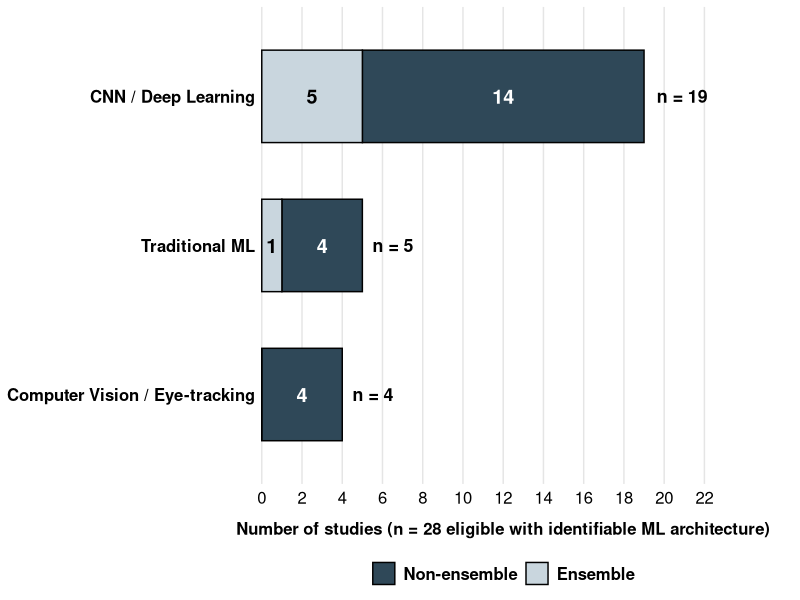
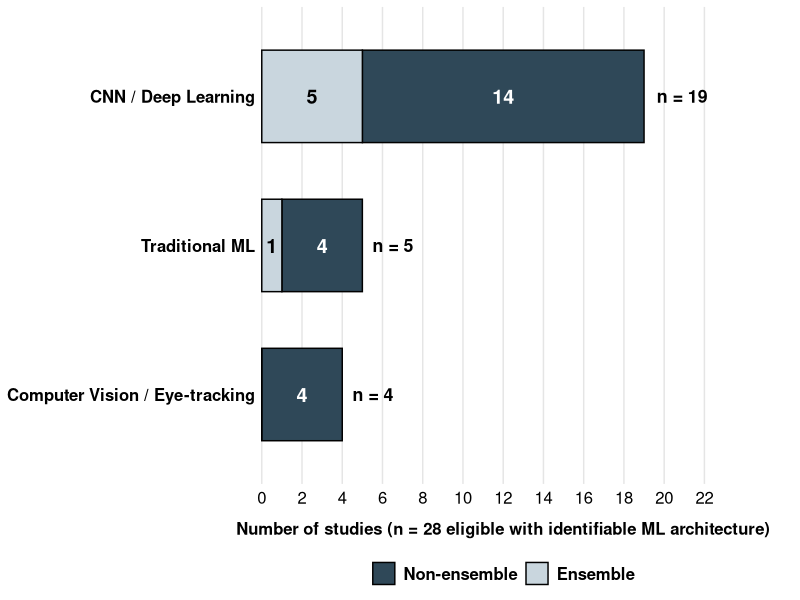

The R source for these figures, in order:
library(ggplot2)
library(dplyr)

master <- read.csv("../data/extraction_master.csv", stringsAsFactors = FALSE, encoding = "UTF-8")
ml <- subset(master, ml_architecture == 1)
families <- c("CNN / Deep Learning", "Traditional ML", "Computer Vision / Eye-tracking")

df_arch <- expand.grid(
  Configuration = c("Non-ensemble", "Ensemble"),
  Family = families,
  stringsAsFactors = FALSE
)[, c("Family", "Configuration")]
df_arch$Studies <- mapply(
  function(f, cfg) sum(ml$model_family == f & ml$ensemble == ifelse(cfg == "Ensemble", 1, 0)),
  df_arch$Family, df_arch$Configuration
)
n_ml <- nrow(ml)
x_upper <- ceiling(max(tapply(df_arch$Studies, df_arch$Family, sum)) * 1.15 / 2) * 2 + 2

df_arch$Family <- factor(
  df_arch$Family,
  levels = c(
    "Computer Vision / Eye-tracking",
    "Traditional ML",
    "CNN / Deep Learning"
  )
)

df_arch$Configuration <- factor(
  df_arch$Configuration,
  levels = c("Non-ensemble", "Ensemble")
)

totals <- df_arch %>%
  group_by(Family) %>%
  summarise(Total = sum(Studies))

colors_conf <- c(
  "Non-ensemble" = "#2F4858",
  "Ensemble"     = "#C9D6DE"
)

p <- ggplot(df_arch, aes(x = Studies, y = Family, fill = Configuration)) +
  geom_bar(
    stat = "identity",
    width = 0.62,
    colour = "black",
    linewidth = 0.5
  ) +
  geom_text(
    aes(
      label = ifelse(Studies > 0, Studies, ""),
      colour = Configuration
    ),
    position = position_stack(vjust = 0.5),
    size = 5,
    fontface = "bold",
    show.legend = FALSE
  ) +
  geom_text(
    data = totals,
    inherit.aes = FALSE,
    aes(x = Total, y = Family, label = paste0("n = ", Total)),
    hjust = -0.25,
    size = 4.5,
    fontface = "bold",
    colour = "black"
  ) +
  scale_fill_manual(values = colors_conf, name = NULL) +
  scale_colour_manual(values = c(
    "Non-ensemble" = "white",
    "Ensemble"     = "black"
  )) +
  scale_x_continuous(
    limits = c(0, x_upper),
    breaks = seq(0, x_upper - 2, 2),
    expand = c(0, 0)
  ) +
  coord_cartesian(clip = "off") +
  labs(
    x = paste0("Number of studies (n = ", n_ml, " eligible with identifiable ML architecture)"),
    y = NULL
  ) +
  theme_minimal(base_family = "sans") +
  theme(
    legend.position = "bottom",
    legend.text = element_text(size = 12, face = "bold", colour = "black"),
    axis.text.y = element_text(size = 12, face = "bold", colour = "black"),
    axis.text.x = element_text(size = 12, colour = "black"),
    axis.title.x = element_text(
      size = 12,
      face = "bold",
      colour = "black",
      margin = margin(t = 10)
    ),
    plot.margin = margin(t = 5, r = 40, b = 5, l = 5),
    panel.grid.major.y = element_blank(),
    panel.grid.minor = element_blank(),
    panel.grid.major.x = element_line(colour = "gray90")
  )

ggsave("../results/fig_4_architectures.png", plot = p, width = 9, height = 5.2, dpi = 300)
ggsave("../results/fig_4_architectures.pdf", plot = p, width = 9, height = 5.2)
